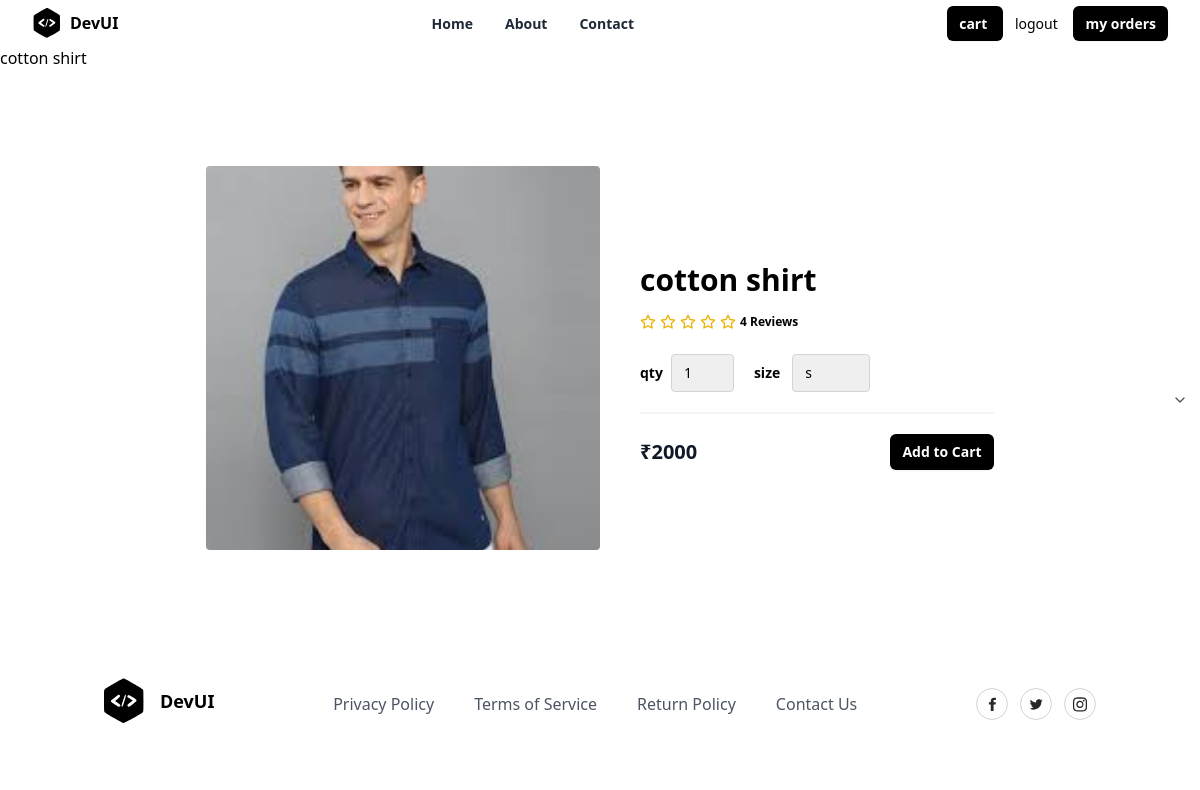
Page /details/1/ on the committed database.
### store/models.py (models this page shows)
class Product(models.Model):
    title=models.CharField(max_length=200)
    description=models.TextField(null=True,blank=True)
    price=models.PositiveIntegerField()
    image=models.ImageField(upload_to="productimages",null=True,default="product_images/default.jpg")
    size_object=models.ManyToManyField(Size)
    brand_object=models.ForeignKey(Brand,on_delete=models.CASCADE)
    category_object=models.ForeignKey(Category,on_delete=models.CASCADE)
    tag_object=models.ManyToManyField(Tag)
    created_date=models.DateTimeField(auto_now_add=True)
    updated_at=models.DateTimeField(auto_now=True)
    is_active=models.BooleanField(default=True)
    def __str__(self):
        return self.title

### store/views.py (the view)
# urls.py: path("details/<int:pk>/",views.ProductDetailsView.as_view(),name="details"),
class ProductDetailsView(View):
    def get(self,request,*args,**kwargs):
        id=kwargs.get("pk")
        qs=Product.objects.get(id=id)
        return render(request,"details.html",{"data":qs})

### store/templates/details.html (shortened to what this page needs)
{%extends 'base.html'%}
{%block main_block%}
   {{data}}
   <section class="overflow-hidden">
    <form action="{%url 'cart' data.id%}" method="post">
      <div class="mx-auto max-w-5xl px-5 py-24">
        <div class="mx-auto flex flex-wrap items-center lg:w-4/5">
          <img
            alt="default image"
            class="h-64 w-full rounded object-cover lg:h-96 lg:w-1/2"
            src="{{data.image.url}}"
          />
          <div class="mt-6 w-full lg:mt-0 lg:w-1/2 lg:pl-10">
            <h1 class="my-4 text-3xl font-semibold text-black">{{data.title}}</h1>
            <div class="my-4 flex items-center">
              <span class="flex items-center space-x-1">
                <span class="ml-3 inline-block text-xs font-semibold">
                  4 Reviews
                </span>
              </span>
            </div>
            <div>
            <div class="mb-5 mt-6 flex items-center border-b-2 border-gray-100 pb-5">
               <div class="flex items-center">
               <span class="mr-2 text-sm font-semibold">qty</span>
               <div class="relative">
                 <select name="qty" class="appearance-none rounded border border-gray-300 py-2 pl-3 pr-10 text-sm focus:border-black focus:outline-none focus:ring-2 focus:ring-black">
                   <option value="1">1</option>
                 </select>
               </div>
              <div class="ml-5 flex items-center ">
                <span class="mr-3 text-sm font-semibold">size</span>
                <div class="relative">
                  <select name="size"  class="appearance-none rounded border border-gray-300 py-2 pl-3 pr-10 text-sm focus:border-black focus:outline-none focus:ring-2 focus:ring-black">
                    {%for sob in data.size_object.all%}
                         <option value="{{sob.name}}">{{sob.name}}</option>
                    {%endfor%}
                  </select>
                  </div>
                  <span class="pointer-events-none absolute right-0 top-0 flex h-full w-10 items-center justify-center text-center text-gray-600">
                    <svg
                      xmlns="http://www.w3.org/2000/svg"
                      width="16"
                      height="16"
                      viewBox="0 0 24 24"
                      fill="none"
                      stroke="currentColor"
                      stroke-width="2"
                      stroke-linecap="round"
                      stroke-linejoin="round"
                      class="lucide lucide-chevron-down"
                    >
                      <polyline points="6 9 12 15 18 9"></polyline>
                    </svg>
                  </span>
                </div>
              </div>
            </div>
            <div class="flex items-center justify-between">
              <span class="title-font text-xl font-bold text-gray-900">
               ₹{{data.price}}
              </span>
              <button
                type="submit"
                class="rounded-md bg-black px-3 py-2 text-sm font-semibold text-white shadow-sm hover:bg-black/80 focus-visible:outline focus-visible:outline-2 focus-visible:outline-offset-2 focus-visible:outline-black"
              >
                Add to Cart
              </button>
            </div>
          </div>
        </div>
      </div>
    </form>
    </section>
{%endblock%}

### rows in the picture
Product: title "cotton shirt", image (picture), price "2000"

### other values in the picture
form field size "s"
